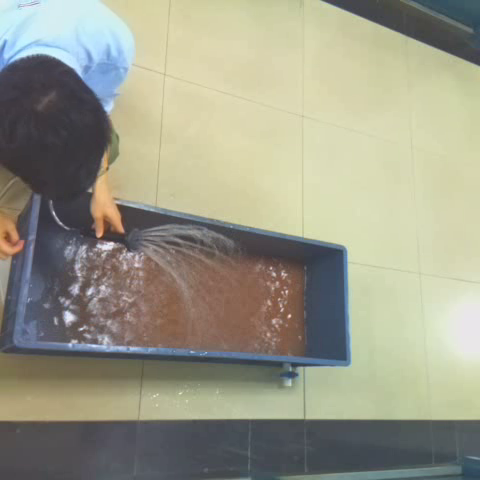
#> input picture textureVideoSource/originVideoAndItsFrames/afternoonWithWaterWaterWithColor1027/1120.png, 480 x 480 px, found by its file name
$ python getOneImageArea.py
#> lines starting #> are read from the running program, lines starting #| are printed output that depends on the picture; after the words box and inside, x2 and y2 are one past the last pixel; in counts of white or black regions, pixels touching at a corner belong together
#> further down, img is the input picture: shape (480, 480, 3); mean B, G, R 136.3, 153.5, 154.1
#!usr/bin/env python3
# !-*- coding:utf-8 -*-
# !@Time:2019/8/22 15:45
# !@Author:yuan
# !@File:getOneImageArea.py

# if cv2.waitKey(0) & 0xFF == ord('q'):
#     cv2.destroyAllWindows()

import cv2
import numpy as np

def getContours(img):
    # 中值滤波 去除椒盐噪声
    medianblur = cv2.medianBlur(img,5)
    # cv2.imshow('Median Filter Image',medianblur)
    #将RGB空间转成HSV空间，注意：OpenCV是BGR的格式，numpy是RGB的格式
    HsvImage = cv2.cvtColor(medianblur,cv2.COLOR_BGR2HSV)
#> HsvImage: shape (480, 480, 3); mean H, S, V 58.1, 48.1, 161.3
    #[0 10]  [156 180]
    #设定红色的阈值
    #红色HSV：[0,43,46]-[10,255,255]
    #蓝色HSV:[100,43,46]-[124,255,255]
    rhsv_lower = np.array([0,40,56],dtype=np.uint8) #[0,70,55]
    rhsv_upper = np.array([12,255,255],dtype=np.uint8) #[10,255,255]
    #根据阈值构建掩模
    mask = cv2.inRange(HsvImage,rhsv_lower,rhsv_upper)
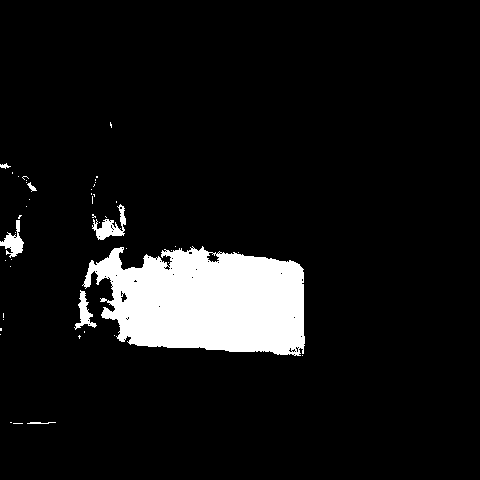
#> mask: shape (480, 480); 8.5% white; 47 white regions (40 under 20 px), largest, box (x1, y1, x2, y2) and area: (82, 246, 305, 356) 18079, (92, 204, 126, 240) 478, (0, 220, 24, 258) 389
    cv2.imshow('After HSV Color feature filter',mask)
    #开运算,去除孤立噪声
    #卷积核(5,5)表示长宽均不足5的孤立噪声点将被去除
    #保存图片
    # cv2.imwrite('D:\\samples_withcolor\\sounrceImage_onlyColorClarifiedImage\\1120_colorclafied.png', mask)
    Kernel = np.ones((6,6),np.uint8)
    mask = cv2.morphologyEx(mask,cv2.MORPH_OPEN,Kernel)
#> mask: shape (480, 480); 7.9% white; 6 white regions, box (x1, y1, x2, y2) and area: (90, 250, 306, 356) 17442, (5, 236, 24, 254) 251, (97, 223, 113, 239) 192, (81, 303, 90, 325) 166, (114, 230, 122, 237) 54, (86, 280, 92, 286) 36
    cv2.imshow('After Opening',mask)
    #膨胀,填充孔
    Kernel1 = np.ones((5, 5), np.uint8)
    dilation = cv2.dilate(mask,Kernel1,iterations = 1)
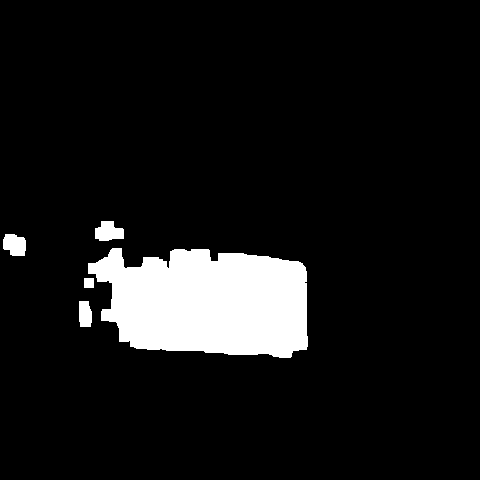
#> dilation: shape (480, 480); 8.8% white; 5 white regions
    cv2.imshow('After Dilation',dilation)

    # #对原图和掩模进行按位与运算
    # res = cv2.bitwise_and(img,img,mask = mask)
    # cv2.imshow('Res',res)

    '''
    #cv2.RETR_LIST:所有轮廓，同级;
    #cv2.RETR_EXTERNAL:最外部轮廓，忽略其他轮廓;
    #cv2.RETR_CCOMP:所有轮廓，分为两级，最外一级，最外里面一级；
    #cv2.RETR_TREE:所有轮廓，分所有等级 \\
    #cv2.CHAIN_APPROX_NONE:存储轮廓所有边界点;
    #cv2.CHAIN_APPROX_SIMPLE:只存储边界点的端点 #cv2.CHAIN_APPROX_SIMPLE cv2.CHAIN_APPROX_NONE
    #cv2.findContours(dilation,cv2.RETR_EXTERNAL,cv2.CHAIN_APPROX_SIMPLE)
    '''
    #cv2.findContours()会直接修改图像，所以需要复制
    imagCopy = img.copy()
    contours,hierarchy = cv2.findContours(dilation.copy(),cv2.RETR_EXTERNAL,cv2.CHAIN_APPROX_SIMPLE)
#> contours = 5 contours; box (x1, y1, x2, y2) and area: (88, 248, 308, 358) 18740, (95, 221, 124, 241) 392, (3, 234, 26, 256) 376, (79, 301, 92, 327) 270, (84, 278, 94, 288) 81
    # [9 lines of commented-out code are left out]
    lenOfContours = len(contours)
#> lenOfContours = 5
    for m in range(0,lenOfContours):
        for n in range(0,lenOfContours-1-m):
            if cv2.contourArea(contours[n]) < cv2.contourArea(contours[n+1]):
                contours[n],contours[n+1] = contours[n+1],contours[n]

    # #这里可以考虑加上一个面积初值的判断，不符合即从列表中删除，实现对小面积积水不予识别
    # waterAreaMin = 2500
    # if cv2.contourArea(contours[0]) > waterAreaMin:

    contours_image = cv2.drawContours(imagCopy,[contours[0]],-1,(255,255,255),1) #(imagCopy,[contours[0]],-1,(255,255,255),1)
    #最外层轮廓面积
    area = cv2.contourArea(contours[0])
#> area = 18740
    # print(area)

    #在图像添加面积显示
    font = cv2.FONT_HERSHEY_COMPLEX_SMALL
    cv2.putText(imagCopy, 'Area:' + str(area) + 'pixels', (250, 460), font, 1, (0, 0, 255), 1,cv2.LINE_AA) #
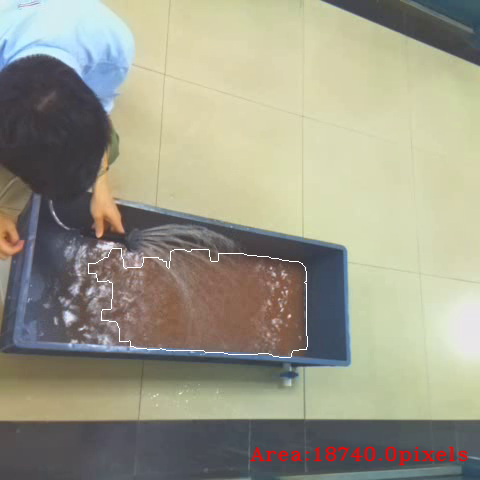
#> imagCopy: shape (480, 480, 3); mean B, G, R 136.4, 153.6, 155.2
    #显示彩色原图，并绘制带有凸缺陷的轮廓，并显示轮廓面积
    # cv2.imshow('With Defects Contours Image',imagCopy)

    #凸缺陷轮廓二值图
    withDefectsContours = np.zeros(img.shape[0:2], dtype='uint8')
    withDefectsContoursImage = cv2.drawContours(withDefectsContours, [contours[0]], -1, (255, 255, 255), 1)
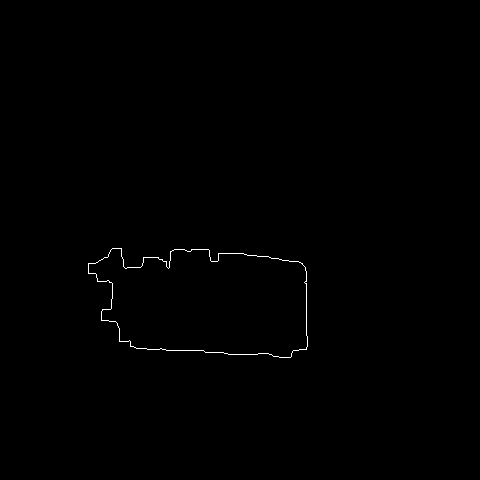
#> withDefectsContoursImage: shape (480, 480); 0.3% white in thin lines or dots, all inside (x1, y1, x2, y2) = (88, 248, 308, 358)

    # cv2.imshow('DefectsContours Binary Image', withDefectsContoursImage)

    #轮廓的凸缺陷校正 4420.png
    # if((cv2.isContourConvex(contours[0])) == False):
    #     print('is a ao curve')
    cnt = contours[0]
#> cnt = contour of 167 points, box (x1, y1, x2, y2) (88, 248, 308, 358), area 18740
    hull = cv2.convexHull(cnt,returnPoints = False)
#> hull = 22 values, max 166 at index 0, min 0 at index 21, mean 76.23
    # print(hull)
    #返回一个数组，每一行有四个值：起点，终点，最远的点，到最远点的近似距离
    #前三个为轮廓的索引值
    defects = cv2.convexityDefects(cnt,hull)
#> defects = 18 rows, first 6: [0, 16, 7, 1275], [17, 37, 29, 5239], [37, 46, 41, 2610], [46, 50, 48, 1292], [50, 54, 51, 243], [54, 56, 55, 232]
    # print(defects)
    #修正凸缺陷轮廓，二值图
    corectDefects = np.zeros(img.shape[0:2],dtype='uint8')
    for i in range(defects.shape[0]):
        s,e,f,d = defects[i,0]
        start = tuple(cnt[s][0])
        end = tuple(cnt[e][0])
        far = tuple(cnt[f][0])
        # cv2.line(imagCopy,start,end,[255,255,255],2)
        # cv2.circle(imagCopy,far,5,[0,0,255],-1)

        cv2.line(corectDefects,start,end,[255,255,255],1)
#> this loop made 18 passes
#> (s, e, f, d, start, end, far) on passes 1 to 8: (0, 16, 7, 1275, (112, 248), (88, 263), (107, 257)), (17, 37, 29, 5239, (88, 273), (101, 320), (112, 283)), (37, 46, 41, 2610, (101, 320), (119, 341), (117, 323)), (46, 50, 48, 1292, (119, 341), (130, 346), (129, 340)), (50, 54, 51, 243, (130, 346), (136, 348), (133, 346)), (54, 56, 55, 232, (136, 348), (147, 349), (146, 348)), (56, 68, 63, 628, (147, 349), (228, 354), (203, 350)), (68, 76, 71, 857, (228, 354), (279, 357), (268, 353))
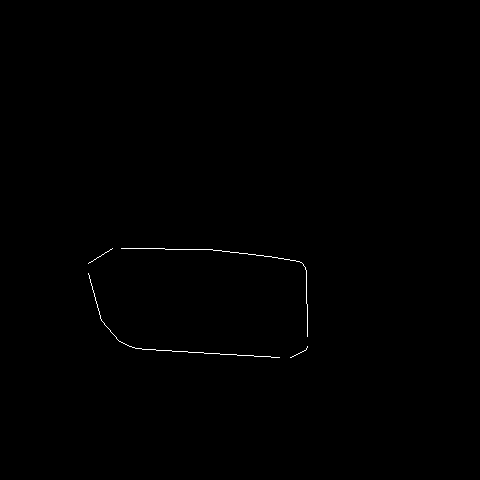
#> corectDefects: shape (480, 480); 0.23% white in thin lines or dots, all inside (x1, y1, x2, y2) = (88, 248, 308, 358)
        # cv2.circle(corectDefects,far,5,[255,255,255],-1)
    # cv2.imshow('Corect Defects Binary Image',corectDefects)

    twoContoursOr = cv2.bitwise_or(withDefectsContoursImage,corectDefects)
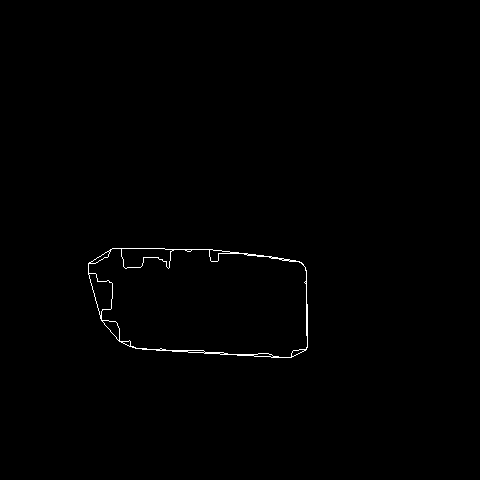
#> twoContoursOr: shape (480, 480); 0.47% white in thin lines or dots, all inside (x1, y1, x2, y2) = (88, 248, 308, 358)
    # cv2.imshow('Two Contours Or Operated Binary Image',twoContoursOr)

    anotherImageCopy = img.copy()  #CHAIN_APPROX_SIMPLE
    finalContours, finalHierarchy = cv2.findContours(twoContoursOr, cv2.RETR_EXTERNAL, cv2.CHAIN_APPROX_SIMPLE)
#> finalContours = 1 contour; box (x1, y1, x2, y2) and area: (88, 248, 308, 358) 20726; finalHierarchy = [[-1, -1, -1, -1]]
    finalContours.sort(key = len,reverse = True)
    finalContours_image = cv2.drawContours(anotherImageCopy, [finalContours[0]], -1, (0, 0, 255), 1)
    finalArea = cv2.contourArea(finalContours[0])
#> finalArea = 20725.5
    font = cv2.FONT_HERSHEY_COMPLEX_SMALL
#> font = 5
    cv2.putText(anotherImageCopy, 'Area:' + str(finalArea) + 'pixels', (250, 460), font, 1, (0, 0, 255), 1,cv2.LINE_AA) #(390, 460)
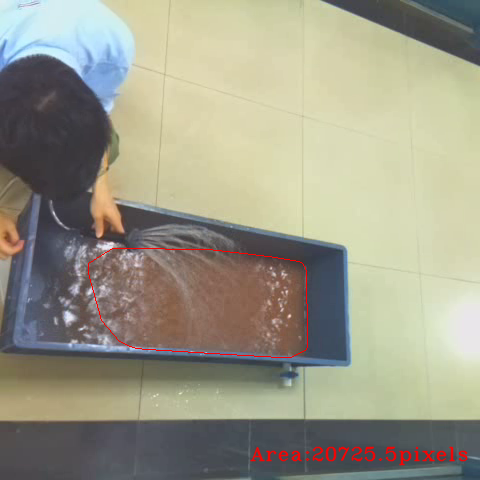
#> anotherImageCopy: shape (480, 480, 3); mean B, G, R 135.7, 153, 155.2
    #凸缺陷校正后的图
    cv2.imshow('Final Contours Image', anotherImageCopy)
    #保存图片至D:\samples_withcolor\sounrceImage_onlyColorClarifiedImage
    # cv2.imwrite('D:\\samples_withcolor\\sounrceImage_onlyColorClarifiedImage\\2200_onlyColor.png',anotherImageCopy)

    #凸缺陷未校正的图
    cv2.imshow('With Defects Contours Image',imagCopy)


#D:\PyCharm\pycharm_project\textureVideoSource\afternoonWithWaterFrames\selected

#读入图像
#D:\\PyCharm\\pycharm_project\\out5frames\\20.png
#效果好:40 60  100 260 280  300 320 340 360 420  480  540 580 640 680 740 780 800 880
#效果好:1120 1180  1300 1420 1480 1580 1600 1640 1840 1880 1920  1960 2060 2080 2180 2240  2280
#       2340 2380 2480 2520 2580 2620 2680 3500 3640 3800 3920 3980 4240 4340 4380 4420 4580 4620  4680 4700
#效果差：940 1000 1080 1340(人的干扰,摄像头的饱和度的原因)
#       1240 1380 1540(摄像头不清晰） 1680 1720 1780 2000 2120 2400 2740 2780 2880(有泥垢残留)  460 2020  4380
#       识别错了:2940 2160 "2180"
#D:\\PyCharm\\pycharm_project\\out7frames\\280.png
#D:\\PyCharm\\pycharm_project\\textureVideoSource\\afternoonWithWaterFrames\\selected\\5780.png


file_path = 'D:\\PyCharm\\pycharm_project\\textureVideoSource\\originVideoAndItsFrames\\afternoonWithWaterWaterWithColor1027\\1120.png'
img = cv2.imread(file_path,cv2.IMREAD_COLOR)
cv2.imshow('Source Img',img)

# cv2.imshow('Source Img',img)
# #获取轮廓
getContours(img)

if cv2.waitKey(0) & 0xFF == ord('q'):
#> (key q is pressed here)
    cv2.destroyAllWindows()


# def getContours1(img):
#     # 中值滤波 去除椒盐噪声
#     medianblur = cv2.medianBlur(img,5)
#     # cv2.imshow('Median Filter Image',medianblur)
#     HsvImage = cv2.cvtColor(medianblur,cv2.COLOR_BGR2HSV)
#     #[0 10]  [156 180]
#     #设定红色的阈值
#     #红色HSV：[0,43,46]-[10,255,255]
#     #蓝色HSV:[100,43,46]-[124,255,255]
#     #根据阈值构建掩模
#     rhsv_lower = np.array([0,70,55],dtype=np.uint8)
#     rhsv_upper = np.array([10,255,255],dtype=np.uint8)
#     mask = cv2.inRange(HsvImage,rhsv_lower,rhsv_upper)
#     cv2.imshow('mask',mask)
#
#     #根据阈值构建掩模
#     rhsv_lower1 = np.array([150,43,46],dtype=np.uint8)
#     rhsv_upper1 = np.array([180,255,255],dtype=np.uint8)
#     mask1 = cv2.inRange(HsvImage,rhsv_lower1,rhsv_upper1)
#     cv2.imshow('Mask1', mask1)
#
#     both = cv2.bitwise_or(mask, mask1)
#     cv2.imshow('Both',both)
#
#     #开运算,去除孤立噪声
#     #卷积核(5,5)表示长宽均不足5的孤立噪声点将被去除
#     Kernel = np.ones((6,6),np.uint8)
#     both = cv2.morphologyEx(both,cv2.MORPH_OPEN,Kernel)
#     cv2.imshow('After Opening',both)
#     #膨胀,填充孔
#     Kernel1 = np.ones((5, 5), np.uint8)
#     dilation = cv2.dilate(both,Kernel1,iterations = 1)
#     cv2.imshow('After Dilation',dilation)
#     # #对原图和掩模进行按位与运算
#     # res = cv2.bitwise_and(img,img,mask = mask)
#     # cv2.imshow('Res',res)
#
#     '''
#     #cv2.RETR_LIST:所有轮廓，同级;
#     #cv2.RETR_EXTERNAL:最外部轮廓，忽略其他轮廓;
#     #cv2.RETR_CCOMP:所有轮廓，分为两级，最外一级，最外里面一级；
#     #cv2.RETR_TREE:所有轮廓，分所有等级 ||
#     #cv2.CHAIN_APPROX_NONE:存储轮廓所有边界点;
#     #cv2.CHAIN_APPROX_SIMPLE:只存储边界点的端点
#     #cv2.findContours(mask,cv2.RETR_EXTERNAL,cv2.CHAIN_APPROX_SIMPLE)
#     '''
#     contours,hierarchy = cv2.findContours(both,cv2.RETR_EXTERNAL,cv2.CHAIN_APPROX_SIMPLE)
#     contours_image = cv2.drawContours(img,contours,-1,(255,255,255),1) #img,contours,-1,(255,255,255),1
#     cv2.imshow('Contours Image',contours_image)
#     # #轮廓面积
#     # area = cv2.contourArea(contours[0])
#     # print(area)

$ run again, with textureVideoSource/originVideoAndItsFrames/afternoonWithWaterFrames/4420.png copied over textureVideoSource/originVideoAndItsFrames/afternoonWithWaterWaterWithColor1027/1120.png
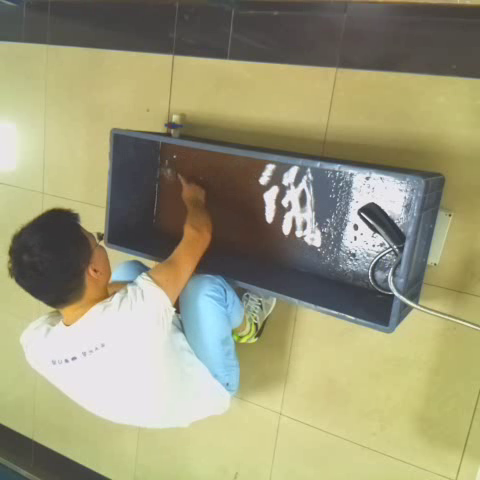
#> input picture textureVideoSource/originVideoAndItsFrames/afternoonWithWaterFrames/4420.png, 480 x 480 px, found by its file name
#> img is the input picture: shape (480, 480, 3); mean B, G, R 120.6, 152.5, 155.5
#> HsvImage: shape (480, 480, 3); mean H, S, V 44.5, 65.1, 159.8
#> in getContours, `mask = cv2.inRange(HsvImage,rhsv_lower,rhsv_upper)`:
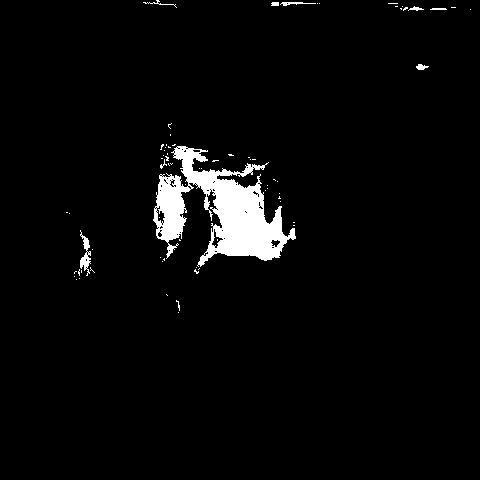
#> mask: shape (480, 480); 3.6% white; 72 white regions (63 under 20 px), largest, box (x1, y1, x2, y2) and area: (153, 146, 296, 267) 7531, (80, 230, 91, 276) 216, (280, 2, 316, 6) 68
#> dilation: shape (480, 480); 3.3% white; 1 white region
#> contours = 1 contour; box (x1, y1, x2, y2) and area: (156, 148, 290, 263) 7198
#> lenOfContours = 1
#> area = 7198.5
#> imagCopy: shape (480, 480, 3); mean B, G, R 120.6, 152.3, 156.1
#> withDefectsContoursImage: shape (480, 480); 0.27% white in thin lines or dots, all inside (x1, y1, x2, y2) = (156, 148, 290, 263)
#> cnt = contour of 175 points, box (x1, y1, x2, y2) (156, 148, 290, 263), area 7198
#> hull = [174, 171, 150, 126, 119, 118, 114, 113, 108, 107, 93, 39, 26, 25, 23, 0]
#> defects = [[0, 23, 14, 6305], [23, 25, 24, 186], [26, 39, 34, 1475], [39, 93, 63, 16492], [93, 107, 102, 875], [108, 113, 112, 403], [114, 118, 115, 1335], [119, 126, 123, 915], [126, 150, 132, 4163], [150, 171, 166, 4810], [171, 174, 172, 458]]
#> the loop in getContours, `for i in range(defects.shape[0]):` made 11 passes
#> (s, e, f, d, start, end, far) on passes 1 to 7: (0, 23, 14, 6305, (174, 148), (157, 190), (186, 184)), (23, 25, 24, 186, (157, 190), (156, 194), (157, 193)), (26, 39, 34, 1475, (156, 208), (161, 242), (163, 216)), (39, 93, 63, 16492, (161, 242), (207, 257), (194, 185)), (93, 107, 102, 875, (207, 257), (260, 262), (254, 258)), (108, 113, 112, 403, (274, 262), (281, 259), (277, 259)), (114, 118, 115, 1335, (282, 258), (289, 245), (282, 247))
#> finalContours = 1 contour; box (x1, y1, x2, y2) and area: (156, 148, 290, 263) 10858; finalHierarchy = [[-1, -1, -1, -1]]
#> finalArea = 10858
#> font = 5
#> in getContours, `cv2.putText(anotherImageCopy, 'Area:' + str(finalArea) + 'pixels', (25..`:
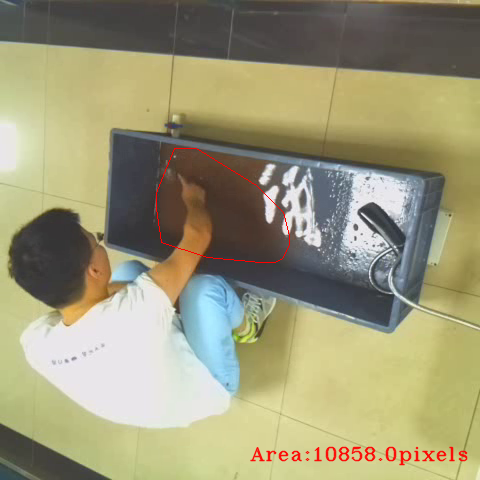
#> anotherImageCopy: shape (480, 480, 3); mean B, G, R 119.9, 151.6, 155.9

$ run again, with textureVideoSource/originVideoAndItsFrames/afternoonWithWaterWaterWithColor1027/100.png copied over textureVideoSource/originVideoAndItsFrames/afternoonWithWaterWaterWithColor1027/1120.png
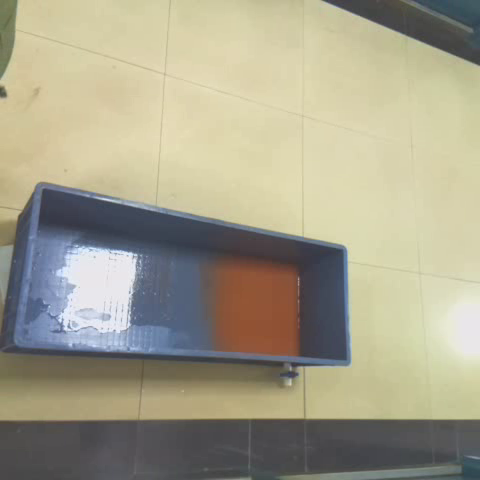
#> input picture textureVideoSource/originVideoAndItsFrames/afternoonWithWaterWaterWithColor1027/100.png, 480 x 480 px, found by its file name
#> img is the input picture: shape (480, 480, 3); mean B, G, R 139, 160.1, 164.5
#> HsvImage: shape (480, 480, 3); mean H, S, V 51, 52.5, 169.8
#> in getContours, `mask = cv2.inRange(HsvImage,rhsv_lower,rhsv_upper)`:
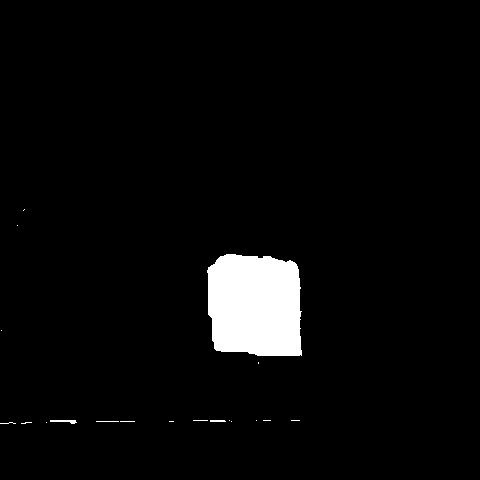
#> mask: shape (480, 480); 3.9% white; 19 white regions (15 under 20 px), largest, box (x1, y1, x2, y2) and area: (207, 254, 302, 356) 8667, (50, 420, 77, 424) 63, (210, 420, 226, 422) 31, (96, 421, 119, 422) 23
#> dilation: shape (480, 480); 4.1% white; 1 white region
#> contours = 1 contour; box (x1, y1, x2, y2) and area: (207, 253, 304, 359) 9278
#> lenOfContours = 1
#> area = 9277.5
#> imagCopy: shape (480, 480, 3); mean B, G, R 139, 160.1, 165.4
#> withDefectsContoursImage: shape (480, 480); 0.16% white in thin lines or dots, all inside (x1, y1, x2, y2) = (207, 253, 304, 359)
#> cnt = contour of 64 points, box (x1, y1, x2, y2) (207, 253, 304, 359), area 9278
#> hull = 20 values, max 63 at index 0, min 0 at index 19, mean 30
#> defects = 14 rows, first 6: [0, 4, 3, 243], [4, 14, 9, 472], [15, 17, 16, 856], [17, 19, 18, 373], [20, 22, 21, 201], [22, 28, 23, 735]
#> the loop in getContours, `for i in range(defects.shape[0]):` made 14 passes
#> (s, e, f, d, start, end, far) on passes 1 to 8: (0, 4, 3, 243, (225, 253), (219, 255), (222, 255)), (4, 14, 9, 472, (219, 255), (207, 266), (213, 263)), (15, 17, 16, 856, (207, 317), (211, 343), (211, 321)), (17, 19, 18, 373, (211, 343), (213, 351), (213, 345)), (20, 22, 21, 201, (215, 353), (220, 354), (219, 353)), (22, 28, 23, 735, (220, 354), (256, 358), (246, 354)), (30, 35, 32, 256, (303, 357), (303, 310), (302, 334)), (35, 37, 36, 248, (303, 310), (302, 277), (302, 309))
#> finalContours = 1 contour; box (x1, y1, x2, y2) and area: (207, 253, 304, 359) 9492; finalHierarchy = [[-1, -1, -1, -1]]
#> finalArea = 9492.5
#> font = 5
#> in getContours, `cv2.putText(anotherImageCopy, 'Area:' + str(finalArea) + 'pixels', (25..`:
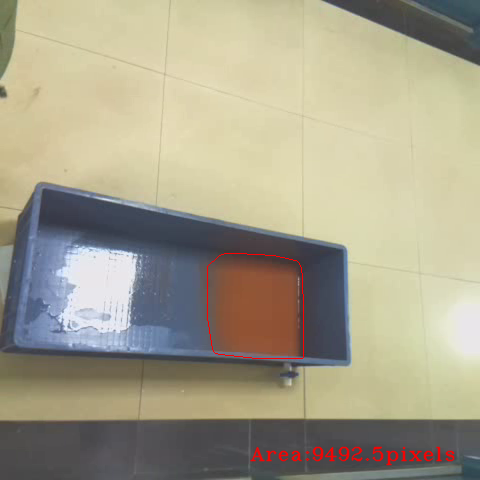
#> anotherImageCopy: shape (480, 480, 3); mean B, G, R 138.6, 159.7, 165.4
